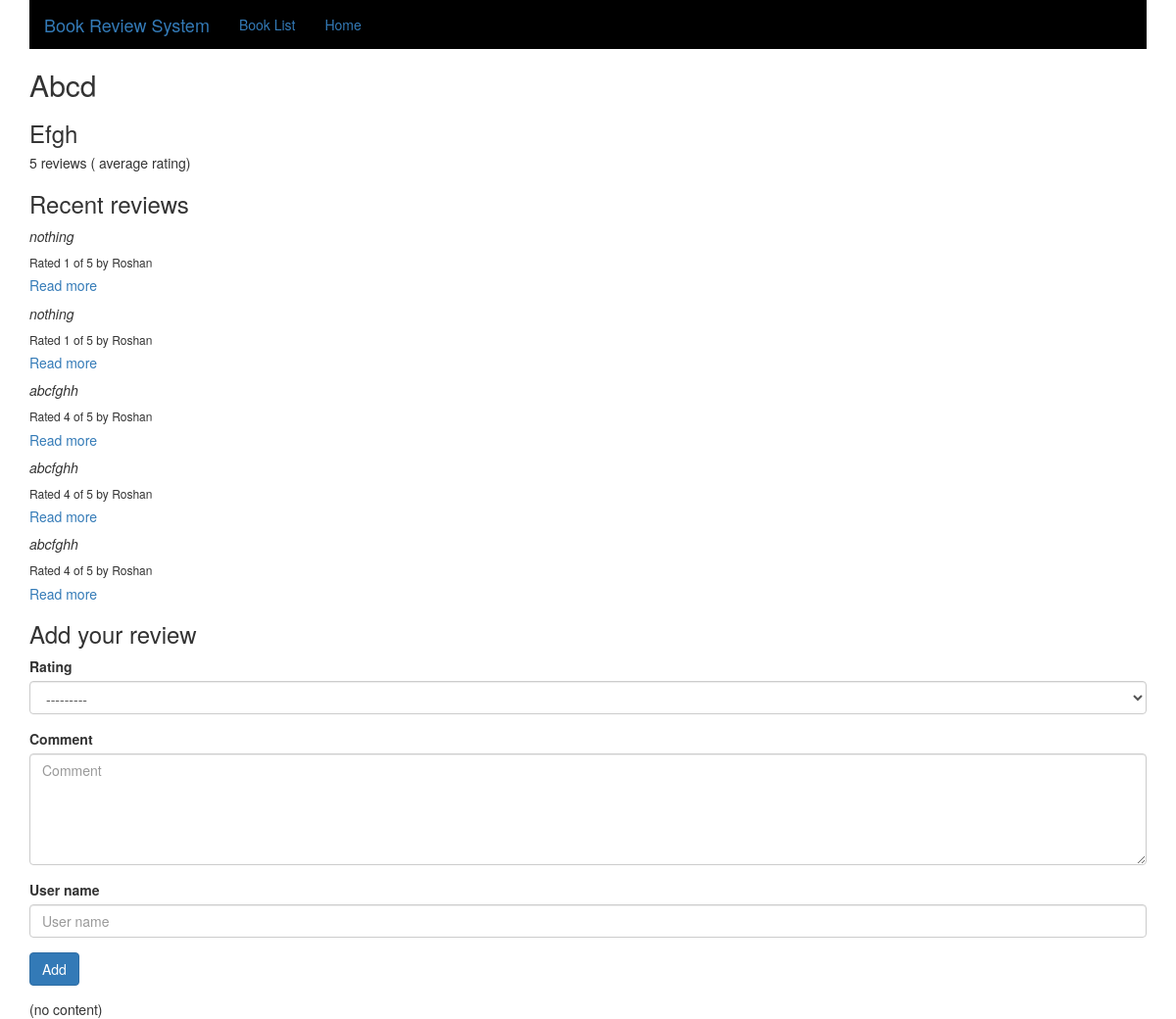
The app's page /reviews/book/1/ with its own data.
### reviews/models.py (models this page shows, shortened)
class Book(models.Model):
    name = models.CharField(max_length=200)
    author = models.CharField(max_length=200, default='Anonymous')

class Review(models.Model):
    RATING_CHOICES = (
        (1, '1'),
        (2, '2'),
        (3, '3'),
        (4, '4'),
        (5, '5'),
    )
    book = models.ForeignKey(Book, on_delete=models.DO_NOTHING,)
    pub_date = models.DateTimeField('date published')
    user_name = models.CharField(max_length=100)
    comment = models.CharField(max_length=200)
    rating = models.IntegerField(choices=RATING_CHOICES)

### reviews/views.py (the view)
# urls.py: url(r'^book/(?P<book_id>[0-9]+)/$', views.book_detail, name='book_detail'),
def book_detail(request, book_id):
    book = get_object_or_404(Book, pk=book_id)
    form = ReviewForm()
    return render(request, 'reviews/book_detail.html', {'book': book, 'form': form})

### reviews/forms.py
class ReviewForm(ModelForm):
    class Meta:
        model = Review
        fields = ['rating', 'comment','user_name']
        widgets = {
            'comment': Textarea(attrs={'cols':10, 'rows': 5}),
        }

### reviews/templates/reviews/book_detail.html (shortened to what this page needs)
{% extends 'base.html' %}
{% load bootstrap3 %}
{% block title %}
<h2>{{ book.name }}</h2>
<h3>{{ book.author }} </h3>
<h5>{{ book.review_set.count }} reviews ({{ wine.average_rating | floatformat }} average rating)</h5>
<h3>Recent reviews</h3>
{% if book.review_set.all %}
<div>
    {% for review in book.review_set.all %}
    <div>
        <em>{{ review.comment }}</em>
        <h6>Rated {{ review.rating }} of 5 by {{ review.user_name }}</h6>
        <h5><a href="{% url 'reviews:review_detail' review.id %}">
        Read more
        </a></h5>
    </div>
    {% endfor %}
</div>
{% else %}
<p>No reviews for this book yet</p>
{% endif %}
<h3>Add your review</h3>
<form action="{% url 'reviews:add_review' book.id %}" method="post">
    {% bootstrap_form form layout='inline' %}
    {% buttons %}
    <button type="submit" class="btn btn-primary">
      {% bootstrap_icon "star" %} Add
    </button>
    {% endbuttons %}
</form>
{% endblock %}

### templates/base.html (shortened to what this page needs)
{% load bootstrap3 %}
{% bootstrap_css %}
{% block bootstrap3_content %}
<div class="container">
    <nav style="background-color:black;color:white">
        <div class="navbar-header">
            <a class="navbar-brand" href="{% url 'reviews:review_list' %}">Book Review System</a>
        </div>
        <div id="navbar" class="navbar-collapse collapse">
            <ul class="nav navbar-nav">
                <li><a href="{% url 'reviews:book_list' %}">Book List</a></li>
                <li><a href="{% url 'reviews:review_list' %}">Home</a></li>
            </ul>
        </div>
    </nav>
    <h1>{% block title %}(no title){% endblock %}</h1>
    {% block content %}(no content){% endblock %}
</div>
{% endblock %}

### records on screen
Book: name "Abcd", author "Efgh", review_set.count "5"
Review: comment "nothing", rating "1", user_name "Roshan"
Review: comment "nothing", rating "1", user_name "Roshan"
Review: comment "abcfghh", rating "4", user_name "Roshan"
Review: comment "abcfghh", rating "4", user_name "Roshan"
Review: comment "abcfghh", rating "4", user_name "Roshan"
